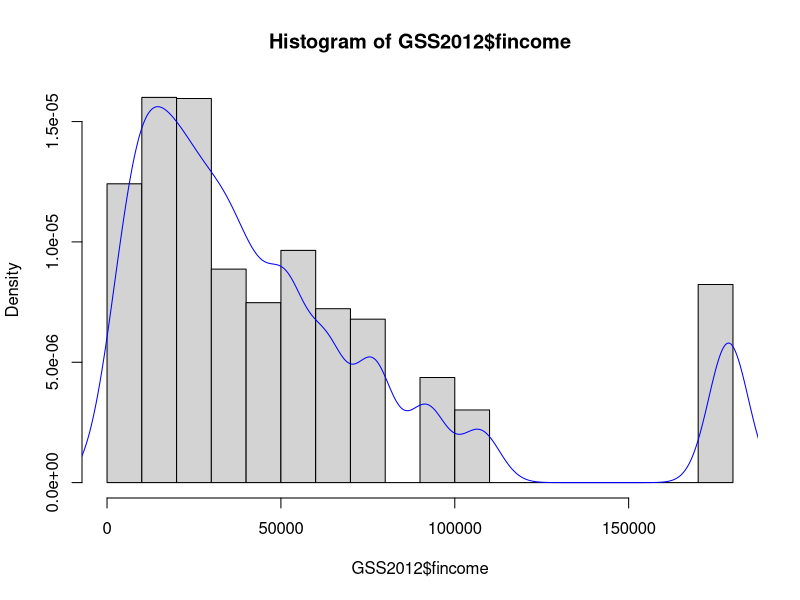
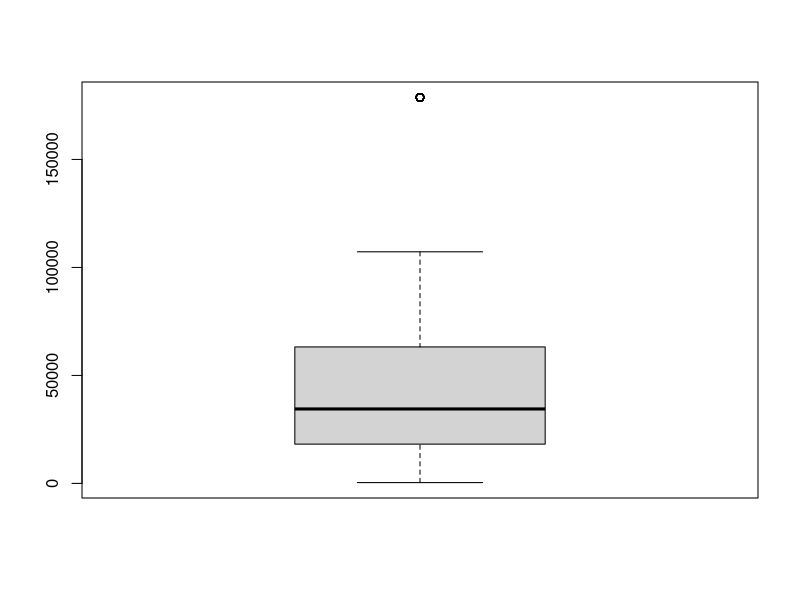
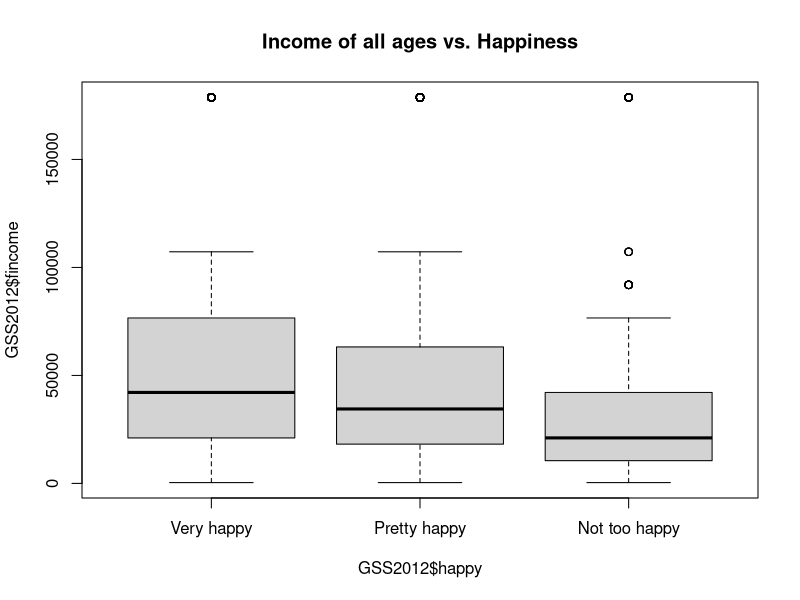
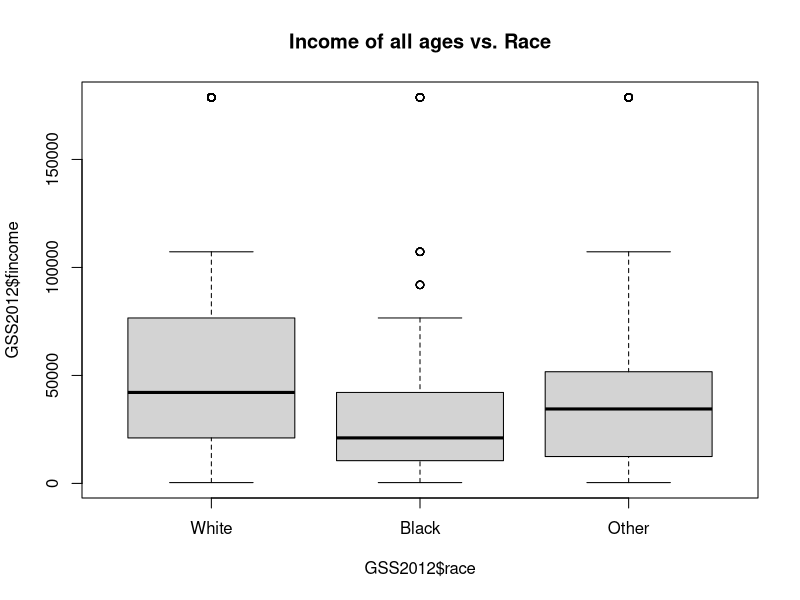
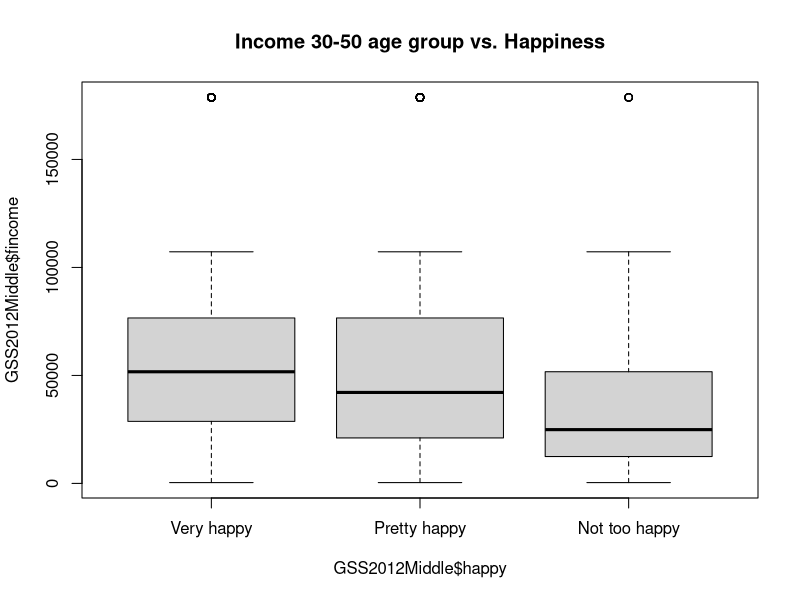
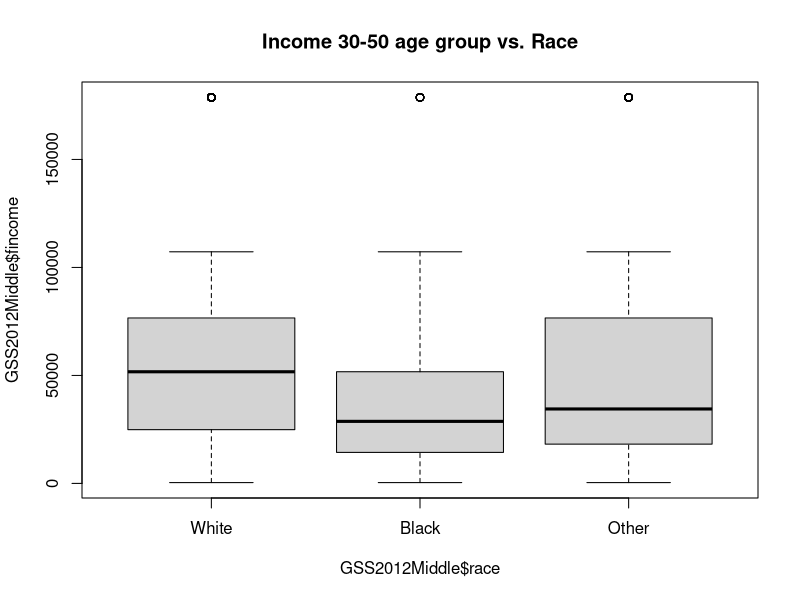

Source code (R) for these figures, in order:
###############################
###### DATA PREP WORKSHOP #####
###############################

###########################################################
# working directory
###########################################################
getwd()
#setwd("/home/iss-user/Desktop/workshop")
setwd("/media/sf_vm_shared_folder/my_github_repo/S-SB2018/Day1-2/R")
getwd()

#install.packages("dplyr")
# above installation required if not installed earlier

library(dplyr)


GSS2012 = read.csv("GSS2012.csv")
head(GSS2012)  # display the first few lines and see the actual data
names(GSS2012) # display variable names
nrow(GSS2012) # total number of records

# summary(GSS2012) # quick summary

#############################################
#
#   missing values
#
#############################################
table(GSS2012$marital) # counts for unique values

sum(GSS2012$marital == 0) # counts for missing values
sum(GSS2012$age == 0)
sum(GSS2012$sex == 0)
sum(GSS2012$race == 0)
sum(GSS2012$hompop == 0)
sum(GSS2012$happy == 0)
sum(GSS2012$health == 0)
sum(GSS2012$satjob == 0)
sum(GSS2012$fincome == 0)



GSS2012$marital[GSS2012$marital == 0] = NA
GSS2012$age[GSS2012$age == 0] = NA
GSS2012$hompop[GSS2012$hompop == 0] = NA
GSS2012$happy[GSS2012$happy == 0] = NA
GSS2012$health[GSS2012$health == 0] = NA
GSS2012$satjob[GSS2012$satjob == 0] = NA
GSS2012$fincome[GSS2012$fincome == 0] = NA
## same
#GSS2012[GSS2012==0] = NA

# if import data set is used, the above is guided by GUI

sum(complete.cases(GSS2012))

sum(is.na(GSS2012$fincome))
sum(is.na(GSS2012$happy))

#############################################
#
#         Encode as factor
#
#############################################

str(GSS2012$marital)  # check the data structure
class(GSS2012$marital) # class or type of an object
GSS2012$marital = factor(GSS2012$marital, 
                          levels = c(1, 2, 3, 4, 5),
                          labels = c("Married", "Widowed", "Divorced",
                                     "Separated", "Never married"))

class(GSS2012$sex)

GSS2012$sex = factor(GSS2012$sex, levels = c(1, 2),
                      labels = c("Male", "Female"))

class(GSS2012$race)
GSS2012$race = factor(GSS2012$race, 
                      levels = c(1, 2, 3),
                      labels = c("White", "Black", "Other"))

class(GSS2012$happy)
GSS2012$happy = factor(GSS2012$happy, 
                        levels = c(1, 2, 3),
                        labels = c("Very happy", "Pretty happy",
                                   "Not too happy"))

class(GSS2012$health)
GSS2012$health = factor(GSS2012$health, 
                        levels = c(1, 2, 3, 4),
                        labels = c("Excellent", "Good",
                                   "Fair", "Poor"))

class(GSS2012$satjob)
GSS2012$satjob = factor(GSS2012$satjob, 
                         levels = c(1, 2, 3, 4),
                         labels = c("Very satisfied",
                                    "moderately satisfied",
                                    "A little dissatisfied",
                                    "Very dissatisfied"))

# note that you dont need to have the levels if you have factored using the import wizard, you might still have to add the labels


#############################################
#
#         Create a new variable
#
#############################################
GSS2012$pcincome = GSS2012$fincome/GSS2012$hompop

#############################################
#
#         descriptive statistics
#
#############################################
summary(GSS2012)

#############################################
#
#      distribution of family income
#
#############################################
hist(GSS2012$fincome, prob = TRUE)
lines(density(GSS2012$fincome, na.rm = TRUE), col="blue")
boxplot(GSS2012$fincome)

#############################################
#
#   boxplots for exploring relationships
#
#############################################

## happiness ~ income
boxplot(GSS2012$fincome ~ GSS2012$happy, main= "Income of all ages vs. Happiness")

## income ~ race
boxplot(GSS2012$fincome ~ GSS2012$race, main= "Income of all ages vs. Race")

#############################################
#
#   Subset Data
#
#############################################

GSS2012Middle = subset(GSS2012, GSS2012$age >= 30 & GSS2012$age < 50)
# this command performs the same task
#GSS2012Middle1 = GSS2012[GSS2012$age >= 30 & GSS2012$age < 50 &!is.na(GSS2012$age), ]

#an alternative could be using dplyr. Make sure you install and load the package first code with dplyr is simpler and is below:

#GSS2012_Subset = filter(GSS2012, age >=30 & age <50)


## happiness ~ income
boxplot(GSS2012Middle$fincome ~ GSS2012Middle$happy, main = "Income 30-50 age group vs. Happiness")

## income ~ race
boxplot(GSS2012Middle$fincome ~ GSS2012Middle$race, main = "Income 30-50 age group vs. Race")

